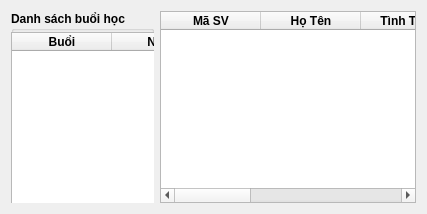
               <widget class="QWidget" name="page_ChiTietDD">
                <layout class="QHBoxLayout" name="horizontalLayout_56">
                 <item>
                  <layout class="QHBoxLayout" name="horizontalLayout_65" stretch="1,4">
                   <item>
                    <layout class="QVBoxLayout" name="verticalLayout_44">
                     <item>
                      <widget class="QGroupBox" name="groupBox_34">
                       <property name="font">
                        <font>
                         <weight>75</weight>
                         <bold>true</bold>
                        </font>
                       </property>
                       <property name="title">
                        <string>Danh sách buổi học</string>
                       </property>
                       <widget class="QTableWidget" name="tbl_DSBuoiHoc_8">
                        <property name="geometry">
                         <rect>
                          <x>0</x>
                          <y>21</y>
                          <width>231</width>
                          <height>301</height>
                         </rect>
                        </property>
                        <property name="font">
                         <font>
                          <weight>75</weight>
                          <bold>true</bold>
                         </font>
                        </property>
                        <column>
                         <property name="text">
                          <string>Buổi</string>
                         </property>
                        </column>
                        <column>
                         <property name="text">
                          <string>Ngày</string>
                         </property>
                        </column>
                       </widget>
                       <widget class="QPushButton" name="btn_BackPageBuoiHoc">
                        <property name="geometry">
                         <rect>
                          <x>10</x>
                          <y>580</y>
                          <width>93</width>
                          <height>28</height>
                         </rect>
                        </property>
                        <property name="text">
                         <string>&lt;&lt;Back</string>
                        </property>
                       </widget>
                      </widget>
                     </item>
                    </layout>
                   </item>
                   <item>
                    <layout class="QVBoxLayout" name="verticalLayout_47">
                     <item>
                      <widget class="QTableWidget" name="tbl_ChiTietDD_8">
                       <property name="font">
                        <font>
                         <weight>75</weight>
                         <bold>true</bold>
                        </font>
                       </property>
                       <column>
                        <property name="text">
                         <string>Mã SV</string>
                        </property>
                       </column>
                       <column>
                        <property name="text">
                         <string>Họ Tên</string>
                        </property>
                       </column>
                       <column>
                        <property name="text">
                         <string>Tình Trạng</string>
                        </property>
                       </column>
                       <column>
                        <property name="text">
                         <string>Giờ Vào</string>
                        </property>
                       </column>
                       <column>
                        <property name="text">
                         <string>Ghi Chú</string>
                        </property>
                       </column>
                       <column>
                        <property name="text">
                         <string>Hình Ảnh</string>
                        </property>
                       </column>
                      </widget>
                     </item>
                    </layout>
                   </item>
                  </layout>
                 </item>
                </layout>
               </widget>
